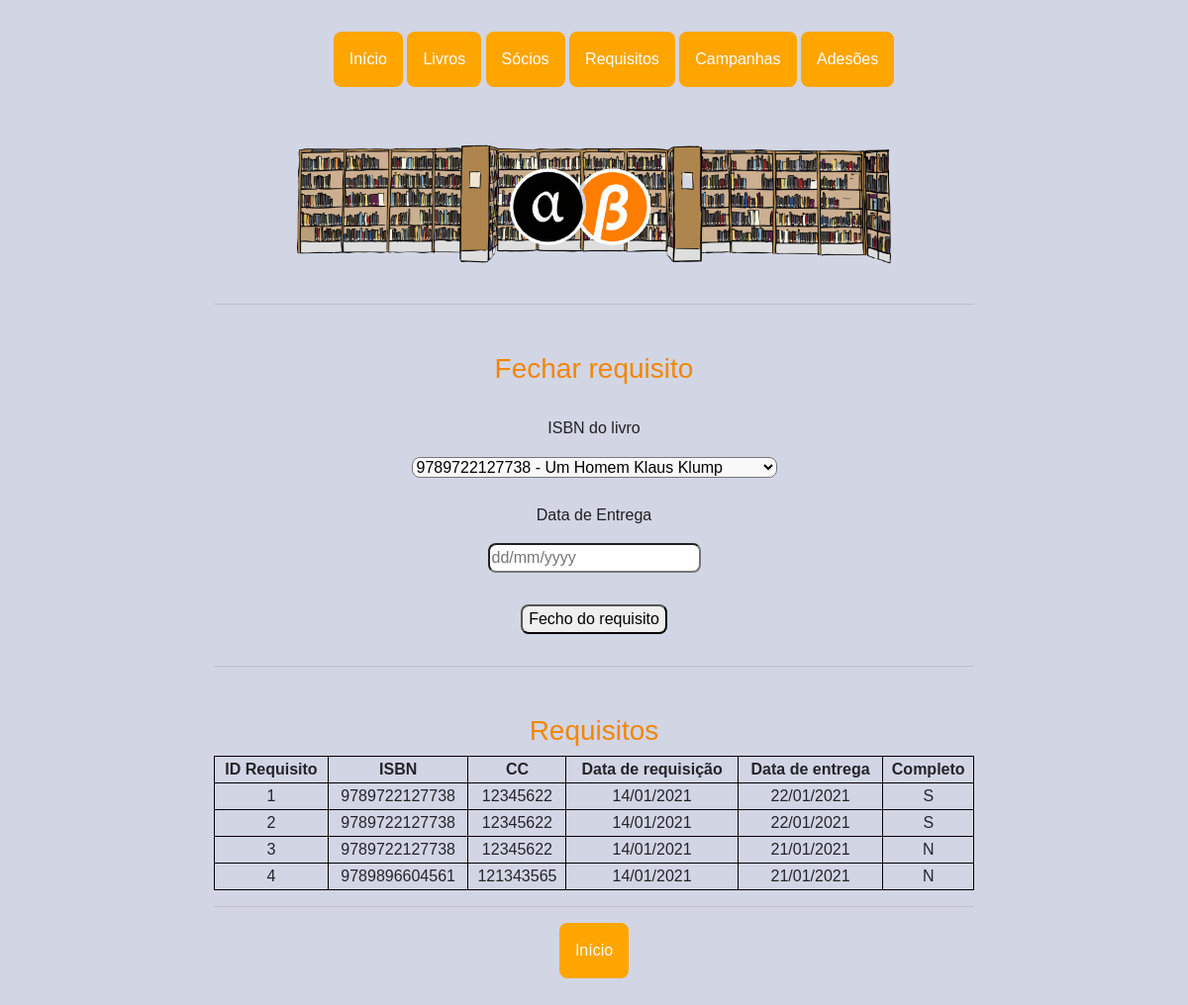
/compl_req, run on the app's committed database.
### app.py (models this page shows)
class Requisito(db.Model):
    __tablename__ = 'requisito'
    id_req = db.Column(db.Integer, primary_key=True)
    ISBN_req = db.Column(db.Integer, db.ForeignKey('livro.ISBN'))
    cc_req = db.Column(db.Integer, db.ForeignKey('socio.cc'))
    data_req = db.Column(db.String(10))
    data_entr = db.Column(db.String(10))
    completo = db.Column(db.String(1), default='S')

### app.py (the view)
@app.route('/compl_req', methods=['GET'])
def compl_req():
    reqs = Requisito.query.all()
    livros = db.session.query(Livro).filter_by(requisitado='S').all()
    return render_template('compl_req.html', reqs=reqs, livros=livros)

### templates/compl_req.html
{% extends "base.html"%} {%block title %}Fechar requisito - Biblioteca{%endblock%} {%block pic %}<img class="bgpic"
    src="{{ url_for('static', filename = 'imgs/bb.png') }}" alt="logo" />{%endblock%} {%block content%}
<h3>Fechar requisito</h3>
<form action="/compl_req2" method="post">
    <p>ISBN do livro</p>
    <select name="isbns" id="isbns">
        {% for livro in livros %}
        <option value="{{ livro.ISBN }}">{{livro.ISBN}} - {{livro.titulo}}</option>
        {% endfor %}
    </select>
    <p>Data de Entrega</p>
    <input type="text" id="dt_ent" name="dt_ent" required="required" class="dt_ent" placeholder="dd/mm/yyyy">
    <input type="submit" class="sub final" value="Fecho do requisito">
</form>
<hr />
<h3>Requisitos</h3>
<table style="width:100%" class="pure-table pure-table-horizontal">
    <tr>
        <th>ID Requisito</th>
        <th>ISBN</th>
        <th>CC</th>
        <th>Data de requisição</th>
        <th>Data de entrega</th>
        <th>Completo</th>
    </tr>
    {% for req in reqs %}
    <tr>
        <td>{{req.id_req}}</td>
        <td>{{req.ISBN_req}}</td>
        <td>{{req.cc_req}}</td>
        <td>{{req.data_req}}</td>
        <td>{{req.data_entr}}</td>
        <td>{{req.completo}}</td>
        {% endfor %}
</table>
<hr />
<div class="dropdown">
    <li><a href="/"><button class="dropbtn botoes ">Início</button></a>
    </li>
</div>
{%endblock%}

### static/styles.css (style rules this page uses)
*, *::before, *::after { box-sizing: border-box; }
body { background-color: #D2D5E4; margin: 0; font-family: 'Ubuntu', sans-serif; padding-top: 2rem; padding-bottom: 2rem; }
form { text-align: center; width: auto; }
a { color: #e9e9fc; }
p { color: #202022; padding-top: 1.5rem; }
select { padding-top: -1rem; border-radius: 0.5rem; background-color: #f9f9f9; }
input { padding-top: -1rem; border-radius: 0.5rem; }
h1, h2, h3 { color: #f18602; padding-top: 2rem; }
table, th, td { border: 1px solid black; }
.dropbtn { background-color: #4CAF50; color: white; padding: 16px; font-size: 16px; border: none; cursor: pointer; }
.dropdown button { background-color: #FFA500; color: white; font-size: 16px; border: none; cursor: pointer; }
.dropdown { position: relative; display: inline-block; }
.dropdown li { display: inline; }
.sub { border-radius: 0.5rem; margin: 2rem; width: auto; }
.botoes { border-radius: 0.5rem; width: auto; }
.bgpic { margin: auto; max-width: 50%; }
.final { display: block; margin-left: auto; margin-right: auto; }

### data on the page
Requisito: id_req "1", ISBN_req "9789722127738", cc_req "12345622", data_req "14/01/2021", data_entr "22/01/2021", completo "S"
Requisito: id_req "2", ISBN_req "9789722127738", cc_req "12345622", data_req "14/01/2021", data_entr "22/01/2021", completo "S"
Requisito: id_req "3", ISBN_req "9789722127738", cc_req "12345622", data_req "14/01/2021", data_entr "21/01/2021", completo "N"
Requisito: id_req "4", ISBN_req "9789896604561", cc_req "121343565", data_req "14/01/2021", data_entr "21/01/2021", completo "N"

### other printed values
form field isbns "9789722127738 - Um Homem Klaus Klump"
